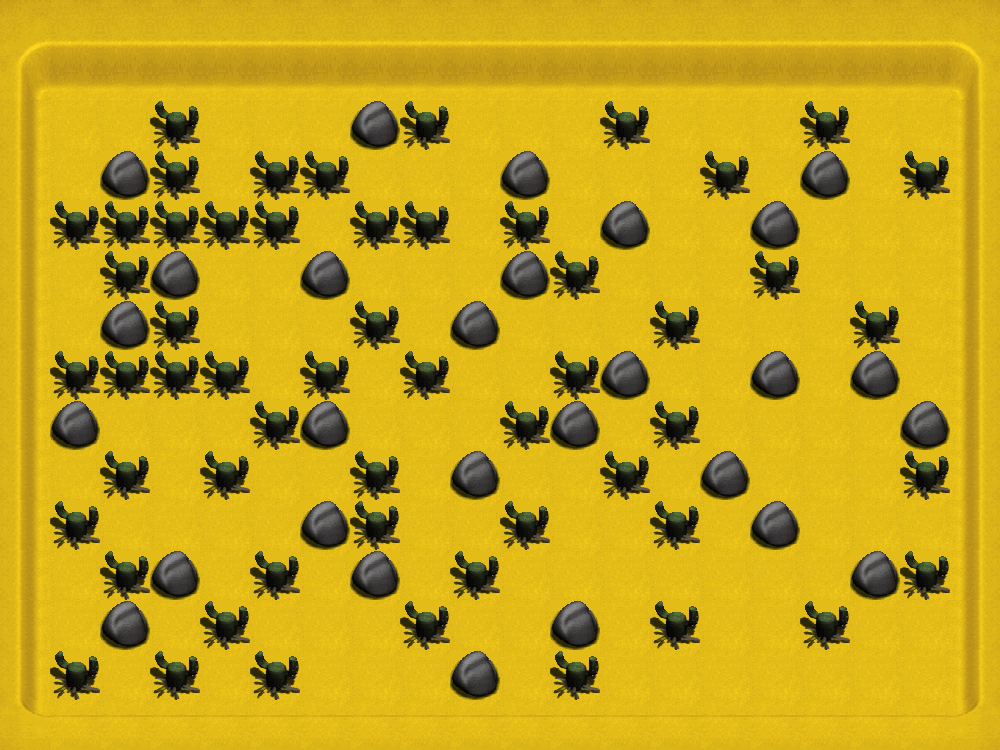

This is a level from a 2D game, rendered from its Tiled map with the project's own tilesets. A one-line summary and the map file follow, with tile-layer data summarised:
An orthogonal 20x15 tile map with 50x50 px tiles, 2 tile layers (background, graphics), 3 tilesets and 104 objects.

<map version="1.0" orientation="orthogonal" renderorder="right-down" width="20" height="15" tilewidth="50" tileheight="50" nextobjectid="114">
<properties>
  <property name="bonus1" value="1" />
  <property name="bonus2" value="2" />
  <property name="bonus3" value="3" />
  <property name="bonus4" value="4" />
  <property name="bonus5" value="5" />
  <property name="bonus6" value="6" />
  <property name="bonus7" value="7" />
  <property name="bonus8" value="8" />
  <property name="bonus9" value="9" />
  <property name="enemy1" type="int" value="7" />
  <property name="enemy2" type="int" value="9" />
  <property name="height" type="int" value="750" />
  <property name="main_tile_set" value="third_maps" />
  <property name="num_bonus1" type="int" value="10" />
  <property name="num_bonus2" type="int" value="10" />
  <property name="num_bonus3" type="int" value="3" />
  <property name="num_bonus4" type="int" value="3" />
  <property name="num_bonus5" type="int" value="3" />
  <property name="num_bonus6" type="int" value="3" />
  <property name="num_bonus7" type="int" value="3" />
  <property name="num_bonus8" type="int" value="3" />
  <property name="num_bonus9" type="int" value="3" />
  <property name="num_bonus_total" type="int" value="41" />
  <property name="num_enemies" type="int" value="2" />
  <property name="num_explodable_items" type="int" value="55" />
  <property name="num_types_bonus" type="int" value="9" />
  <property name="width" type="int" value="1000" />
 </properties>
 <tileset firstgid="1" name="third_maps" tilewidth="50" tileheight="50" tilecount="80" columns="10">
  <image source="third_maps.png" width="511" height="405" />
 </tileset>
 <tileset firstgid="81" name="flames" tilewidth="50" tileheight="50" tilecount="50" columns="10">
  <image source="flames.png" width="512" height="256" />
 </tileset>
 <tileset firstgid="131" name="flamesNBomb" tilewidth="50" tileheight="50" tilecount="8" columns="8">
  <image source="flames/flamesNBomb.png" width="400" height="50" />
 </tileset>
 <layer name="background" width="20" height="15">
  <data>[300 cells, 300 non-empty, 1 distinct tile ids]</data>
 </layer>
 <layer name="graphics" width="20" height="15">
  <data>[300 cells, 300 non-empty, 14 distinct tile ids]</data>
 </layer>
 <objectgroup name="walls">
  <object id="1" x="0" y="0" width="1000" height="100" />
  <object id="2" x="950" y="100" width="50" height="650" />
  <object id="3" x="0" y="700" width="950" height="50" />
  <object id="4" x="0" y="100" width="50" height="600" />
  <object id="5" x="100" y="150" width="50" height="50" />
  <object id="6" x="100" y="300" width="50" height="50" />
  <object id="7" x="150" y="250" width="50" height="50" />
  <object id="8" x="50" y="400" width="50" height="50" />
  <object id="9" x="100" y="600" width="50" height="50" />
  <object id="10" x="150" y="550" width="50" height="50" />
  <object id="11" x="300" y="500" width="50" height="50" />
  <object id="12" x="300" y="400" width="50" height="50" />
  <object id="13" x="300" y="250" width="50" height="50" />
  <object id="14" x="350" y="100" width="50" height="50" />
  <object id="15" x="500" y="150" width="50" height="50" />
  <object id="16" x="600" y="200" width="50" height="50" />
  <object id="17" x="500" y="250" width="50" height="50" />
  <object id="18" x="450" y="300" width="50" height="50" />
  <object id="19" x="450" y="450" width="50" height="50" />
  <object id="20" x="350" y="550" width="50" height="50" />
  <object id="21" x="450" y="650" width="50" height="50" />
  <object id="22" x="550" y="600" width="50" height="50" />
  <object id="23" x="550" y="400" width="50" height="50" />
  <object id="24" x="600" y="350" width="50" height="50" />
  <object id="26" x="700" y="450" width="50" height="50" />
  <object id="27" x="750" y="350" width="50" height="50" />
  <object id="28" x="750" y="200" width="50" height="50" />
  <object id="29" x="800" y="150" width="50" height="50" />
  <object id="30" x="850" y="350" width="50" height="50" />
  <object id="31" x="750" y="500" width="50" height="50" />
  <object id="32" x="850" y="550" width="50" height="50" />
 </objectgroup>
 <objectgroup name="cactis">
  <object id="33" x="150" y="100" width="50" height="50" />
  <object id="34" x="150" y="150" width="50" height="50" />
  <object id="35" x="150" y="200" width="50" height="50" />
  <object id="36" x="100" y="200" width="50" height="50" />
  <object id="40" x="50" y="200" width="100" height="50" />
  <object id="41" x="100" y="250" width="50" height="50" />
  <object id="42" x="200" y="200" width="50" height="50" />
  <object id="43" x="250" y="200" width="50" height="50" />
  <object id="44" x="250" y="150" width="50" height="50" />
  <object id="45" x="300" y="150" width="50" height="50" />
  <object id="46" x="150" y="300" width="50" height="50" />
  <object id="48" x="50" y="350" width="50" height="50" />
  <object id="49" x="100" y="350" width="50" height="50" />
  <object id="50" x="150" y="350" width="50" height="50" />
  <object id="51" x="200" y="350" width="50" height="50" />
  <object id="52" x="100" y="450" width="50" height="50" />
  <object id="53" x="50" y="500" width="50" height="50" />
  <object id="54" x="100" y="550" width="50" height="50" />
  <object id="55" x="50" y="650" width="50" height="50" />
  <object id="56" x="150" y="650" width="50" height="50" />
  <object id="57" x="200" y="600" width="50" height="50" />
  <object id="58" x="250" y="550" width="50" height="50" />
  <object id="59" x="250" y="650" width="50" height="50" />
  <object id="60" x="200" y="450" width="50" height="50" />
  <object id="62" x="250" y="400" width="50" height="50" />
  <object id="63" x="300" y="350" width="50" height="50" />
  <object id="64" x="350" y="300" width="50" height="50" />
  <object id="65" x="350" y="450" width="50" height="50" />
  <object id="66" x="350" y="500" width="50" height="50" />
  <object id="67" x="400" y="600" width="50" height="50" />
  <object id="68" x="450" y="550" width="50" height="50" />
  <object id="69" x="500" y="500" width="50" height="50" />
  <object id="70" x="600" y="450" width="50" height="50" />
  <object id="71" x="500" y="400" width="50" height="50" />
  <object id="72" x="400" y="350" width="50" height="50" />
  <object id="73" x="350" y="200" width="50" height="50" />
  <object id="74" x="400" y="200" width="50" height="50" />
  <object id="75" x="400" y="100" width="50" height="50" />
  <object id="76" x="500" y="200" width="50" height="50" />
  <object id="77" x="600" y="100" width="50" height="50" />
  <object id="78" x="550" y="250" width="50" height="50" />
  <object id="79" x="550" y="350" width="50" height="50" />
  <object id="80" x="650" y="300" width="50" height="50" />
  <object id="82" x="650" y="400" width="50" height="50" />
  <object id="83" x="650" y="500" width="50" height="50" />
  <object id="84" x="650" y="600" width="50" height="50" />
  <object id="85" x="550" y="650" width="50" height="50" />
  <object id="87" x="800" y="600" width="50" height="50" />
  <object id="88" x="750" y="250" width="50" height="50" />
  <object id="89" x="700" y="150" width="50" height="50" />
  <object id="90" x="800" y="100" width="50" height="50" />
  <object id="91" x="900" y="550" width="50" height="50" />
  <object id="92" x="900" y="450" width="50" height="50" />
  </objectgroup>
 <objectgroup name="Camada de Objectos 3" />
 <objectgroup name="Camada de Objectos 4" />
 <objectgroup name="Camada de Objectos 5" />
 <objectgroup name="Camada de Objectos 6" />
 <objectgroup name="Camada de Objectos 7" />
 <objectgroup name="Camada de Objectos 8" />
 <objectgroup name="redball">
  <!-- 11 objects omitted --></objectgroup>
 <objectgroup name="Camada de Objectos 10" />
 <objectgroup name="sandmaster">
  <!-- 7 objects omitted --></objectgroup>
</map>
<!-- 20 of 104 objects omitted -->
